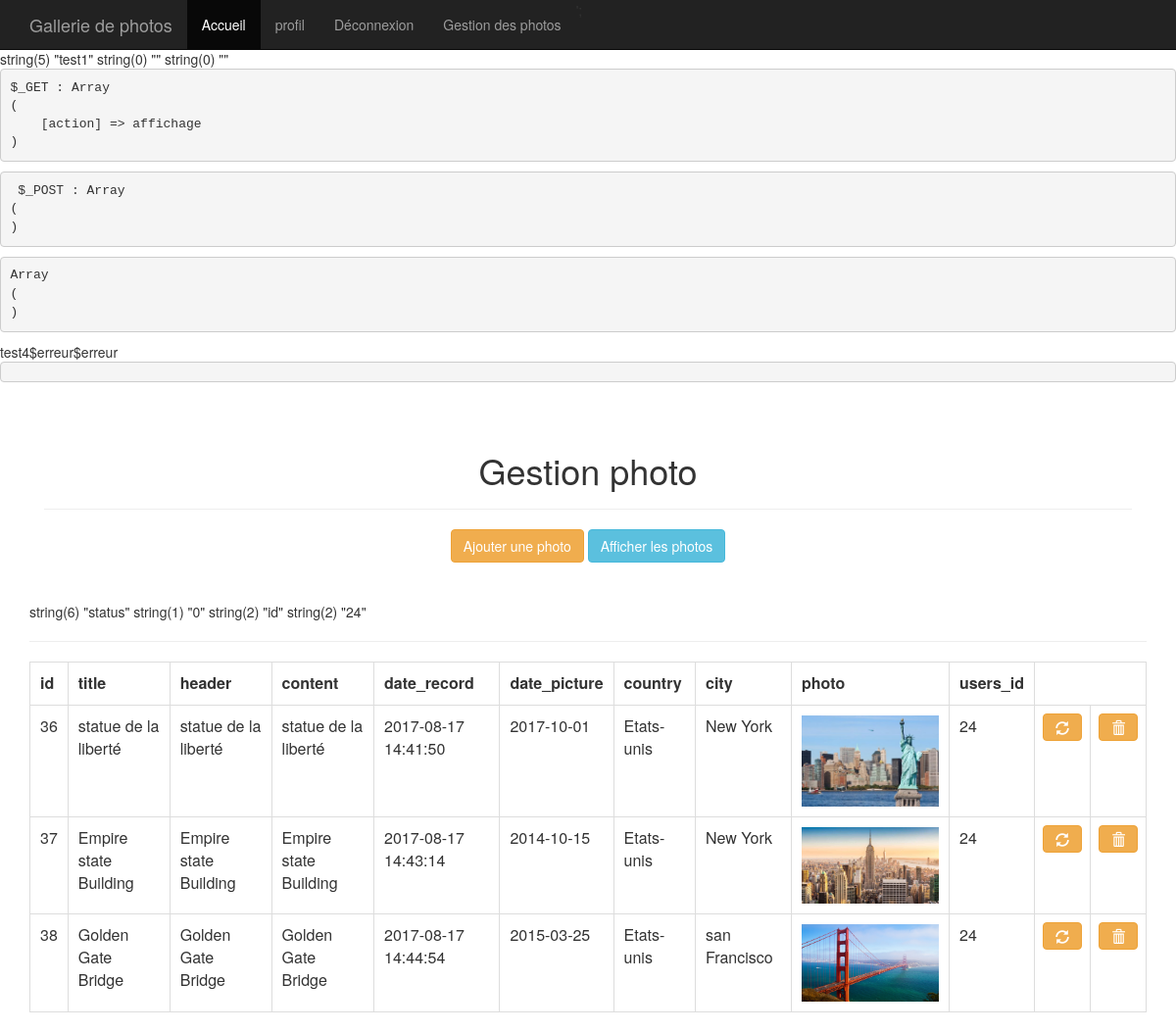
The page /Tanguy/Gestionphotos.php?action=affichage (signed in) on the database its author committed.
### tables this page shows
CREATE TABLE `pictures` (
  `id` int(3) NOT NULL,
  `title` varchar(255) NOT NULL,
  `header` varchar(255) DEFAULT NULL,
  `content` text,
  `date_record` datetime NOT NULL,
  `date_picture` date NOT NULL,
  `country` varchar(255) NOT NULL,
  `city` varchar(255) NOT NULL,
  `photo` varchar(255) NOT NULL,
  `users_id` int(3) DEFAULT NULL
);

### Tanguy/Gestionphotos.php (the view, shortened to what this page needs)
<?php
require("../inc/init.inc.php");
$id="";
$erreur="";
$message="";
var_dump($message.'test1', $erreur,$id);
require("../inc/header.inc.php");
require("../inc/nav.inc.php");
echo'<pre>$_GET : '; print_r($_GET); echo '</pre>';
echo'<pre> $_POST : '; print_r($_POST) ;echo '</pre>';
echo'<pre>'; print_r($_FILES); echo '</pre>';
echo 'test4','$erreur','$erreur';
echo'<pre>'; $message; echo '</pre>';
?>
    <div class="container">
      <div class="starter-template">
        <h1>Gestion photo</h1>
		<hr />
		<a href="?action=ajout" class="btn btn-warning">Ajouter une photo</a>
		<a href="?action=affichage" class="btn btn-info">Afficher les photos</a>
      </div>
		<?php
			if(isset($_GET['action']) && $_GET['action'] =='affichage' )
			{
			$ida=$_SESSION['utilisateur']['id'];
			$requete = $pdo-> query("select  users.status FROM users, pictures WHERE  users.id = pictures.users_id AND users.id=$ida");
			$res=$requete->fetch(PDO::FETCH_ASSOC);
			var_dump('status', $res['status']);
			var_dump('id',$ida);
			if ($res['status'] == 1 ){
				$resultat = $pdo->query("SELECT * FROM pictures");
			}
			else{
				$resultat = $pdo->query("SELECT * FROM pictures WHERE users_id=$ida");
			}
						echo '<hr>';
						echo'<table class="table table-bordered">';
						echo '<tr>';
						$nb_col = $resultat->columnCount();
						for($i = 0; $i< $nb_col; $i++)
						{
						 $colonne = $resultat->getColumnMeta($i);
						echo '<th style="padding:10px;">' . $colonne['name'] . '</th>';
						}
						echo'</tr>';
						While($ligne =$resultat->fetch(PDO::FETCH_ASSOC))
						{
							echo '<tr>';
							foreach($ligne AS $indice => $info)
							{
									if($indice == 'photo')
									{
										echo '<td style="padding:10px;"><img src=" '. URL . 'photo/'.$info .'" width="140" /></td>';
									}elseif($indice == "description") {
										echo '<td>' . substr($info,0,5) . '..<a href="#">Voir la fiche de la photo</a></td>';
									}
									else
									{
										echo '<td style="padding:10px;">' .$info .'</td>';
									}
							}
							echo '<td><a href="?action=modification&id=' . $ligne['id'] . '" class="btn btn-warning"><span class="glyphicon glyphicon-refresh"></span></a></td>';
							echo '<td><a onclick="return(confirm(\'Etes vous sûr de vouloir supprimer cette photo\'));"  href="?action=suppression&id=' . $ligne['id'] . '" class="btn btn-warning"><span class="glyphicon glyphicon-trash"></span></a></td>';
							echo '</tr>';
						}
						echo '</table>';
			}
		?>
    </div>
<?php
require("../inc/footer.inc.php");
?>

### css/style.css (style rules this page uses)
body { padding-top: 50px; }
.starter-template { padding: 40px 15px; text-align: center; }

### rows shown on the page
pictures: id "36", title "statue de la liberté", header "statue de la liberté", content "statue de la liberté", date_record "2017-08-17 14:41:50", date_picture "2017-10-01", country "Etats-unis", city "New York", photo (picture), users "24"
pictures: id "37", title "Empire state Building", header "Empire state Building", content "Empire state Building", date_record "2017-08-17 14:43:14", date_picture "2014-10-15", country "Etats-unis", city "New York", photo (picture), users "24"
pictures: id "38", title "Golden Gate Bridge", header "Golden Gate Bridge", content "Golden Gate Bridge", date_record "2017-08-17 14:44:54", date_picture "2015-03-25", country "Etats-unis", city "san Francisco", photo (picture), users "24"

### other values the page prints
$colonne['name'] "id"
$colonne['name'] "title"
$colonne['name'] "header"
$colonne['name'] "content"
$colonne['name'] "date_record"
$colonne['name'] "date_picture"
$colonne['name'] "country"
$colonne['name'] "city"
$colonne['name'] "photo"
$colonne['name'] "users_id"
